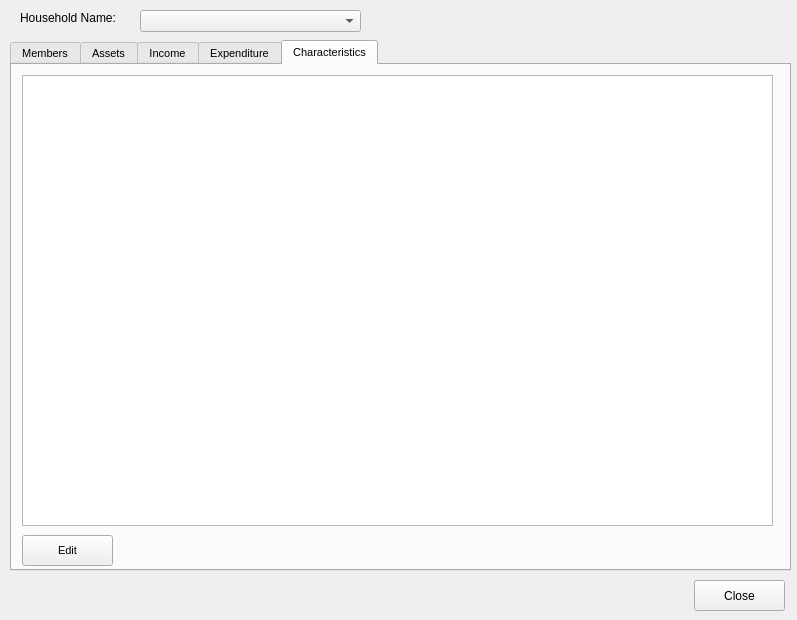
<?xml version="1.0" encoding="UTF-8"?>
<ui version="4.0">
 <class>HouseholdData</class>
 <widget class="QWidget" name="HouseholdData">
  <property name="geometry">
   <rect>
    <x>0</x>
    <y>0</y>
    <width>797</width>
    <height>620</height>
   </rect>
  </property>
  <property name="minimumSize">
   <size>
    <width>797</width>
    <height>620</height>
   </size>
  </property>
  <property name="windowTitle">
   <string>Household Data</string>
  </property>
  <widget class="QTabWidget" name="tabHouseHold">
   <property name="geometry">
    <rect>
     <x>10</x>
     <y>40</y>
     <width>781</width>
     <height>531</height>
    </rect>
   </property>
   <property name="font">
    <font>
     <pointsize>8</pointsize>
    </font>
   </property>
   <property name="currentIndex">
    <number>4</number>
   </property>
   <widget class="QWidget" name="tabHouseHoldMembers">
    <attribute name="title">
     <string>Members</string>
    </attribute>
    <widget class="QTableView" name="tblMembers">
     <property name="geometry">
      <rect>
       <x>10</x>
       <y>30</y>
       <width>371</width>
       <height>431</height>
      </rect>
     </property>
     <property name="alternatingRowColors">
      <bool>true</bool>
     </property>
     <property name="sortingEnabled">
      <bool>true</bool>
     </property>
    </widget>
    <widget class="QPushButton" name="cmdAddMember">
     <property name="geometry">
      <rect>
       <x>10</x>
       <y>470</y>
       <width>91</width>
       <height>31</height>
      </rect>
     </property>
     <property name="text">
      <string>Add</string>
     </property>
    </widget>
    <widget class="QPushButton" name="cmdEditMember">
     <property name="geometry">
      <rect>
       <x>110</x>
       <y>470</y>
       <width>91</width>
       <height>31</height>
      </rect>
     </property>
     <property name="text">
      <string>Edit</string>
     </property>
    </widget>
    <widget class="QPushButton" name="cmdDelMember">
     <property name="geometry">
      <rect>
       <x>210</x>
       <y>470</y>
       <width>91</width>
       <height>31</height>
      </rect>
     </property>
     <property name="text">
      <string>Delete</string>
     </property>
    </widget>
    <widget class="QTableView" name="tblPersonalCharacteristics">
     <property name="geometry">
      <rect>
       <x>390</x>
       <y>30</y>
       <width>371</width>
       <height>431</height>
      </rect>
     </property>
     <property name="alternatingRowColors">
      <bool>true</bool>
     </property>
     <property name="sortingEnabled">
      <bool>true</bool>
     </property>
    </widget>
    <widget class="QPushButton" name="cmdEditPersonalCharacteristic">
     <property name="geometry">
      <rect>
       <x>390</x>
       <y>470</y>
       <width>141</width>
       <height>31</height>
      </rect>
     </property>
     <property name="text">
      <string>Edit Characteristic</string>
     </property>
    </widget>
    <widget class="QLabel" name="label_8">
     <property name="geometry">
      <rect>
       <x>20</x>
       <y>10</y>
       <width>111</width>
       <height>16</height>
      </rect>
     </property>
     <property name="text">
      <string>Household Members</string>
     </property>
    </widget>
    <widget class="QLabel" name="lblPersonalCharacteristicsHeader">
     <property name="geometry">
      <rect>
       <x>400</x>
       <y>10</y>
       <width>231</width>
       <height>16</height>
      </rect>
     </property>
     <property name="text">
      <string>Personal Characteristics:</string>
     </property>
    </widget>
   </widget>
   <widget class="QWidget" name="tabHouseholdAssets">
    <attribute name="title">
     <string>Assets</string>
    </attribute>
    <widget class="QTableView" name="tblAssets">
     <property name="geometry">
      <rect>
       <x>10</x>
       <y>10</y>
       <width>751</width>
       <height>451</height>
      </rect>
     </property>
     <property name="alternatingRowColors">
      <bool>true</bool>
     </property>
     <property name="sortingEnabled">
      <bool>true</bool>
     </property>
    </widget>
    <widget class="QPushButton" name="cmdAddAsset">
     <property name="geometry">
      <rect>
       <x>10</x>
       <y>470</y>
       <width>91</width>
       <height>31</height>
      </rect>
     </property>
     <property name="text">
      <string>Add</string>
     </property>
    </widget>
    <widget class="QPushButton" name="cmdEditAsset">
     <property name="geometry">
      <rect>
       <x>110</x>
       <y>470</y>
       <width>91</width>
       <height>31</height>
      </rect>
     </property>
     <property name="text">
      <string>Edit</string>
     </property>
    </widget>
    <widget class="QPushButton" name="cmdDelAsset">
     <property name="geometry">
      <rect>
       <x>210</x>
       <y>470</y>
       <width>91</width>
       <height>31</height>
      </rect>
     </property>
     <property name="text">
      <string>Delete</string>
     </property>
    </widget>
   </widget>
   <widget class="QWidget" name="tabHouseholdIncome">
    <attribute name="title">
     <string>Income</string>
    </attribute>
    <widget class="QTabWidget" name="tabWidget">
     <property name="geometry">
      <rect>
       <x>10</x>
       <y>10</y>
       <width>751</width>
       <height>491</height>
      </rect>
     </property>
     <property name="tabPosition">
      <enum>QTabWidget::West</enum>
     </property>
     <property name="currentIndex">
      <number>5</number>
     </property>
     <widget class="QWidget" name="tab">
      <attribute name="title">
       <string>Crops</string>
      </attribute>
      <widget class="QPushButton" name="cmdAddCrop">
       <property name="geometry">
        <rect>
         <x>20</x>
         <y>450</y>
         <width>91</width>
         <height>31</height>
        </rect>
       </property>
       <property name="text">
        <string>Add</string>
       </property>
      </widget>
      <widget class="QPushButton" name="cmdEditCrop">
       <property name="geometry">
        <rect>
         <x>120</x>
         <y>450</y>
         <width>91</width>
         <height>31</height>
        </rect>
       </property>
       <property name="text">
        <string>Edit</string>
       </property>
      </widget>
      <widget class="QPushButton" name="cmdDelCrop">
       <property name="geometry">
        <rect>
         <x>220</x>
         <y>450</y>
         <width>91</width>
         <height>31</height>
        </rect>
       </property>
       <property name="text">
        <string>Delete</string>
       </property>
      </widget>
      <widget class="QTableView" name="tblCropIncome">
       <property name="geometry">
        <rect>
         <x>10</x>
         <y>40</y>
         <width>701</width>
         <height>401</height>
        </rect>
       </property>
       <property name="alternatingRowColors">
        <bool>true</bool>
       </property>
       <property name="sortingEnabled">
        <bool>true</bool>
       </property>
      </widget>
      <widget class="QLabel" name="label_2">
       <property name="geometry">
        <rect>
         <x>20</x>
         <y>10</y>
         <width>161</width>
         <height>21</height>
        </rect>
       </property>
       <property name="font">
        <font>
         <weight>75</weight>
         <bold>true</bold>
        </font>
       </property>
       <property name="text">
        <string>Crops</string>
       </property>
      </widget>
     </widget>
     <widget class="QWidget" name="tab_2">
      <attribute name="title">
       <string>Livestock</string>
      </attribute>
      <widget class="QTableView" name="tblLivestockIncome">
       <property name="geometry">
        <rect>
         <x>10</x>
         <y>40</y>
         <width>701</width>
         <height>401</height>
        </rect>
       </property>
       <property name="alternatingRowColors">
        <bool>true</bool>
       </property>
       <property name="sortingEnabled">
        <bool>true</bool>
       </property>
      </widget>
      <widget class="QLabel" name="label_3">
       <property name="geometry">
        <rect>
         <x>20</x>
         <y>10</y>
         <width>121</width>
         <height>21</height>
        </rect>
       </property>
       <property name="font">
        <font>
         <weight>75</weight>
         <bold>true</bold>
        </font>
       </property>
       <property name="text">
        <string>Livestock</string>
       </property>
      </widget>
      <widget class="QPushButton" name="cmdEditLivestock">
       <property name="geometry">
        <rect>
         <x>120</x>
         <y>450</y>
         <width>91</width>
         <height>31</height>
        </rect>
       </property>
       <property name="text">
        <string>Edit</string>
       </property>
      </widget>
      <widget class="QPushButton" name="cmdDelLivestock">
       <property name="geometry">
        <rect>
         <x>220</x>
         <y>450</y>
         <width>91</width>
         <height>31</height>
        </rect>
       </property>
       <property name="text">
        <string>Delete</string>
       </property>
      </widget>
      <widget class="QPushButton" name="cmdAddLivestock">
       <property name="geometry">
        <rect>
         <x>20</x>
         <y>450</y>
         <width>91</width>
         <height>31</height>
        </rect>
       </property>
       <property name="text">
        <string>Add</string>
       </property>
      </widget>
     </widget>
     <widget class="QWidget" name="tab_3">
      <attribute name="title">
       <string>Employment</string>
      </attribute>
      <widget class="QLabel" name="label_4">
       <property name="geometry">
        <rect>
         <x>20</x>
         <y>10</y>
         <width>121</width>
         <height>21</height>
        </rect>
       </property>
       <property name="font">
        <font>
         <weight>75</weight>
         <bold>true</bold>
        </font>
       </property>
       <property name="text">
        <string>Employment</string>
       </property>
      </widget>
      <widget class="QTableView" name="tblEmploymentIncome">
       <property name="geometry">
        <rect>
         <x>10</x>
         <y>40</y>
         <width>701</width>
         <height>401</height>
        </rect>
       </property>
       <property name="alternatingRowColors">
        <bool>true</bool>
       </property>
       <property name="sortingEnabled">
        <bool>true</bool>
       </property>
      </widget>
      <widget class="QPushButton" name="cmdEditEmployment">
       <property name="geometry">
        <rect>
         <x>120</x>
         <y>450</y>
         <width>91</width>
         <height>31</height>
        </rect>
       </property>
       <property name="text">
        <string>Edit</string>
       </property>
      </widget>
      <widget class="QPushButton" name="cmdDelEmployment">
       <property name="geometry">
        <rect>
         <x>220</x>
         <y>450</y>
         <width>91</width>
         <height>31</height>
        </rect>
       </property>
       <property name="text">
        <string>Delete</string>
       </property>
      </widget>
      <widget class="QPushButton" name="cmdAddEmployment">
       <property name="geometry">
        <rect>
         <x>20</x>
         <y>450</y>
         <width>91</width>
         <height>31</height>
        </rect>
       </property>
       <property name="text">
        <string>Add</string>
       </property>
      </widget>
     </widget>
     <widget class="QWidget" name="tab_4">
      <attribute name="title">
       <string>Wildfoods</string>
      </attribute>
      <widget class="QLabel" name="label_5">
       <property name="geometry">
        <rect>
         <x>20</x>
         <y>10</y>
         <width>151</width>
         <height>21</height>
        </rect>
       </property>
       <property name="font">
        <font>
         <weight>75</weight>
         <bold>true</bold>
        </font>
       </property>
       <property name="text">
        <string>Wildfoods and Hunting</string>
       </property>
      </widget>
      <widget class="QTableView" name="tblWildfoodsIncome">
       <property name="geometry">
        <rect>
         <x>10</x>
         <y>40</y>
         <width>701</width>
         <height>401</height>
        </rect>
       </property>
       <property name="alternatingRowColors">
        <bool>true</bool>
       </property>
       <property name="sortingEnabled">
        <bool>true</bool>
       </property>
      </widget>
      <widget class="QPushButton" name="cmdEditWildfoods">
       <property name="geometry">
        <rect>
         <x>120</x>
         <y>450</y>
         <width>91</width>
         <height>31</height>
        </rect>
       </property>
       <property name="text">
        <string>Edit</string>
       </property>
      </widget>
      <widget class="QPushButton" name="cmdDelWildfoods">
       <property name="geometry">
        <rect>
         <x>220</x>
         <y>450</y>
         <width>91</width>
         <height>31</height>
        </rect>
       </property>
       <property name="text">
        <string>Delete</string>
       </property>
      </widget>
      <widget class="QPushButton" name="cmdAddWildfoods">
       <property name="geometry">
        <rect>
         <x>20</x>
         <y>450</y>
         <width>91</width>
         <height>31</height>
        </rect>
       </property>
       <property name="text">
        <string>Add</string>
       </property>
      </widget>
     </widget>
     <widget class="QWidget" name="tab_5">
      <attribute name="title">
       <string>Transfers</string>
      </attribute>
      <widget class="QLabel" name="label_6">
       <property name="geometry">
        <rect>
         <x>20</x>
         <y>10</y>
         <width>121</width>
         <height>21</height>
        </rect>
       </property>
       <property name="font">
        <font>
         <weight>75</weight>
         <bold>true</bold>
        </font>
       </property>
       <property name="text">
        <string>Transfers</string>
       </property>
      </widget>
      <widget class="QTableView" name="tblGiftsIncome">
       <property name="geometry">
        <rect>
         <x>10</x>
         <y>40</y>
         <width>701</width>
         <height>401</height>
        </rect>
       </property>
       <property name="alternatingRowColors">
        <bool>true</bool>
       </property>
       <property name="sortingEnabled">
        <bool>true</bool>
       </property>
      </widget>
      <widget class="QPushButton" name="cmdEditGifts">
       <property name="geometry">
        <rect>
         <x>120</x>
         <y>450</y>
         <width>91</width>
         <height>31</height>
        </rect>
       </property>
       <property name="text">
        <string>Edit</string>
       </property>
      </widget>
      <widget class="QPushButton" name="cmdDelGifts">
       <property name="geometry">
        <rect>
         <x>220</x>
         <y>450</y>
         <width>91</width>
         <height>31</height>
        </rect>
       </property>
       <property name="text">
        <string>Delete</string>
       </property>
      </widget>
      <widget class="QPushButton" name="cmdAddGifts">
       <property name="geometry">
        <rect>
         <x>20</x>
         <y>450</y>
         <width>91</width>
         <height>31</height>
        </rect>
       </property>
       <property name="text">
        <string>Add</string>
       </property>
      </widget>
     </widget>
     <widget class="QWidget" name="tab_6">
      <attribute name="title">
       <string>Transfers From Orgs</string>
      </attribute>
      <widget class="QLabel" name="label_7">
       <property name="geometry">
        <rect>
         <x>20</x>
         <y>10</y>
         <width>221</width>
         <height>21</height>
        </rect>
       </property>
       <property name="font">
        <font>
         <weight>75</weight>
         <bold>true</bold>
        </font>
       </property>
       <property name="text">
        <string>Transfers from Organisations</string>
       </property>
      </widget>
      <widget class="QTableView" name="tblTransferIncome">
       <property name="geometry">
        <rect>
         <x>10</x>
         <y>40</y>
         <width>701</width>
         <height>401</height>
        </rect>
       </property>
       <property name="alternatingRowColors">
        <bool>true</bool>
       </property>
       <property name="sortingEnabled">
        <bool>true</bool>
       </property>
      </widget>
      <widget class="QPushButton" name="cmdEditTransfer">
       <property name="geometry">
        <rect>
         <x>120</x>
         <y>450</y>
         <width>91</width>
         <height>31</height>
        </rect>
       </property>
       <property name="text">
        <string>Edit</string>
       </property>
      </widget>
      <widget class="QPushButton" name="cmdDelTransfer">
       <property name="geometry">
        <rect>
         <x>220</x>
         <y>450</y>
         <width>91</width>
         <height>31</height>
        </rect>
       </property>
       <property name="text">
        <string>Delete</string>
       </property>
      </widget>
      <widget class="QPushButton" name="cmdAddTransfer">
       <property name="geometry">
        <rect>
         <x>20</x>
         <y>450</y>
         <width>91</width>
         <height>31</height>
        </rect>
       </property>
       <property name="text">
        <string>Add</string>
       </property>
      </widget>
     </widget>
    </widget>
   </widget>
   <widget class="QWidget" name="tabHouseholdExpenditure">
    <attribute name="title">
     <string>Expenditure</string>
    </attribute>
    <widget class="QTableView" name="tblExpenditure">
     <property name="geometry">
      <rect>
       <x>10</x>
       <y>10</y>
       <width>751</width>
       <height>451</height>
      </rect>
     </property>
     <property name="alternatingRowColors">
      <bool>true</bool>
     </property>
     <property name="sortingEnabled">
      <bool>true</bool>
     </property>
    </widget>
    <widget class="QPushButton" name="cmdAddExpenditure">
     <property name="geometry">
      <rect>
       <x>10</x>
       <y>470</y>
       <width>91</width>
       <height>31</height>
      </rect>
     </property>
     <property name="text">
      <string>Add</string>
     </property>
    </widget>
    <widget class="QPushButton" name="cmdEditExpenditure">
     <property name="geometry">
      <rect>
       <x>110</x>
       <y>470</y>
       <width>91</width>
       <height>31</height>
      </rect>
     </property>
     <property name="text">
      <string>Edit</string>
     </property>
    </widget>
    <widget class="QPushButton" name="cmdDelExpenditure">
     <property name="geometry">
      <rect>
       <x>210</x>
       <y>470</y>
       <width>91</width>
       <height>31</height>
      </rect>
     </property>
     <property name="text">
      <string>Delete</string>
     </property>
    </widget>
   </widget>
   <widget class="QWidget" name="tabHouseholdCharacteristics">
    <attribute name="title">
     <string>Characteristics</string>
    </attribute>
    <widget class="QTableView" name="tblCharacteristics">
     <property name="geometry">
      <rect>
       <x>10</x>
       <y>10</y>
       <width>751</width>
       <height>451</height>
      </rect>
     </property>
     <property name="alternatingRowColors">
      <bool>true</bool>
     </property>
     <property name="sortingEnabled">
      <bool>true</bool>
     </property>
    </widget>
    <widget class="QPushButton" name="cmdEditCharacteristic">
     <property name="geometry">
      <rect>
       <x>10</x>
       <y>470</y>
       <width>91</width>
       <height>31</height>
      </rect>
     </property>
     <property name="text">
      <string>Edit</string>
     </property>
    </widget>
   </widget>
  </widget>
  <widget class="QPushButton" name="cmdClose">
   <property name="geometry">
    <rect>
     <x>694</x>
     <y>580</y>
     <width>91</width>
     <height>31</height>
    </rect>
   </property>
   <property name="text">
    <string>Close</string>
   </property>
  </widget>
  <widget class="QComboBox" name="cboHouseholdNumber">
   <property name="geometry">
    <rect>
     <x>140</x>
     <y>10</y>
     <width>221</width>
     <height>22</height>
    </rect>
   </property>
  </widget>
  <widget class="QLabel" name="label">
   <property name="geometry">
    <rect>
     <x>20</x>
     <y>10</y>
     <width>111</width>
     <height>16</height>
    </rect>
   </property>
   <property name="text">
    <string>Household Name:</string>
   </property>
   <property name="buddy">
    <cstring>cboHouseholdNumber</cstring>
   </property>
  </widget>
 </widget>
 <resources/>
 <connections>
  <connection>
   <sender>cmdClose</sender>
   <signal>clicked()</signal>
   <receiver>HouseholdData</receiver>
   <slot>mdiClose()</slot>
   <hints>
    <hint type="sourcelabel">
     <x>737</x>
     <y>586</y>
    </hint>
    <hint type="destinationlabel">
     <x>545</x>
     <y>591</y>
    </hint>
   </hints>
  </connection>
  <connection>
   <sender>cmdAddMember</sender>
   <signal>clicked()</signal>
   <receiver>HouseholdData</receiver>
   <slot>addHouseholdMember()</slot>
   <hints>
    <hint type="sourcelabel">
     <x>85</x>
     <y>564</y>
    </hint>
    <hint type="destinationlabel">
     <x>98</x>
     <y>589</y>
    </hint>
   </hints>
  </connection>
  <connection>
   <sender>cmdEditMember</sender>
   <signal>clicked()</signal>
   <receiver>HouseholdData</receiver>
   <slot>editHouseholdMember()</slot>
   <hints>
    <hint type="sourcelabel">
     <x>193</x>
     <y>544</y>
    </hint>
    <hint type="destinationlabel">
     <x>323</x>
     <y>587</y>
    </hint>
   </hints>
  </connection>
  <connection>
   <sender>cmdDelMember</sender>
   <signal>clicked()</signal>
   <receiver>HouseholdData</receiver>
   <slot>delHouseholdMembers()</slot>
   <hints>
    <hint type="sourcelabel">
     <x>261</x>
     <y>552</y>
    </hint>
    <hint type="destinationlabel">
     <x>391</x>
     <y>597</y>
    </hint>
   </hints>
  </connection>
  <connection>
   <sender>cmdEditPersonalCharacteristic</sender>
   <signal>clicked()</signal>
   <receiver>HouseholdData</receiver>
   <slot>editPersonalCharacteristic()</slot>
   <hints>
    <hint type="sourcelabel">
     <x>503</x>
     <y>547</y>
    </hint>
    <hint type="destinationlabel">
     <x>614</x>
     <y>581</y>
    </hint>
   </hints>
  </connection>
  <connection>
   <sender>cmdAddAsset</sender>
   <signal>clicked()</signal>
   <receiver>HouseholdData</receiver>
   <slot>addHouseholdAsset()</slot>
   <hints>
    <hint type="sourcelabel">
     <x>61</x>
     <y>561</y>
    </hint>
    <hint type="destinationlabel">
     <x>76</x>
     <y>587</y>
    </hint>
   </hints>
  </connection>
  <connection>
   <sender>cmdEditAsset</sender>
   <signal>clicked()</signal>
   <receiver>HouseholdData</receiver>
   <slot>editHouseholdAsset()</slot>
   <hints>
    <hint type="sourcelabel">
     <x>192</x>
     <y>560</y>
    </hint>
    <hint type="destinationlabel">
     <x>302</x>
     <y>592</y>
    </hint>
   </hints>
  </connection>
  <connection>
   <sender>cmdDelAsset</sender>
   <signal>clicked()</signal>
   <receiver>HouseholdData</receiver>
   <slot>delHouseholdAssets()</slot>
   <hints>
    <hint type="sourcelabel">
     <x>291</x>
     <y>561</y>
    </hint>
    <hint type="destinationlabel">
     <x>294</x>
     <y>579</y>
    </hint>
   </hints>
  </connection>
  <connection>
   <sender>cmdAddCrop</sender>
   <signal>clicked()</signal>
   <receiver>HouseholdData</receiver>
   <slot>addHouseholdCropIncome()</slot>
   <hints>
    <hint type="sourcelabel">
     <x>132</x>
     <y>557</y>
    </hint>
    <hint type="destinationlabel">
     <x>176</x>
     <y>573</y>
    </hint>
   </hints>
  </connection>
  <connection>
   <sender>cmdEditCrop</sender>
   <signal>clicked()</signal>
   <receiver>HouseholdData</receiver>
   <slot>editHouseholdCropIncome()</slot>
   <hints>
    <hint type="sourcelabel">
     <x>205</x>
     <y>546</y>
    </hint>
    <hint type="destinationlabel">
     <x>82</x>
     <y>614</y>
    </hint>
   </hints>
  </connection>
  <connection>
   <sender>cmdDelCrop</sender>
   <signal>clicked()</signal>
   <receiver>HouseholdData</receiver>
   <slot>delHouseholdCropIncome()</slot>
   <hints>
    <hint type="sourcelabel">
     <x>315</x>
     <y>557</y>
    </hint>
    <hint type="destinationlabel">
     <x>274</x>
     <y>601</y>
    </hint>
   </hints>
  </connection>
  <connection>
   <sender>cmdAddLivestock</sender>
   <signal>clicked()</signal>
   <receiver>HouseholdData</receiver>
   <slot>addHouseholdLivestockIncome()</slot>
   <hints>
    <hint type="sourcelabel">
     <x>132</x>
     <y>557</y>
    </hint>
    <hint type="destinationlabel">
     <x>44</x>
     <y>579</y>
    </hint>
   </hints>
  </connection>
  <connection>
   <sender>cmdEditLivestock</sender>
   <signal>clicked()</signal>
   <receiver>HouseholdData</receiver>
   <slot>editHouseholdLivestockIncome()</slot>
   <hints>
    <hint type="sourcelabel">
     <x>204</x>
     <y>539</y>
    </hint>
    <hint type="destinationlabel">
     <x>14</x>
     <y>594</y>
    </hint>
   </hints>
  </connection>
  <connection>
   <sender>cmdDelLivestock</sender>
   <signal>clicked()</signal>
   <receiver>HouseholdData</receiver>
   <slot>delHouseholdLivestockIncome()</slot>
   <hints>
    <hint type="sourcelabel">
     <x>313</x>
     <y>549</y>
    </hint>
    <hint type="destinationlabel">
     <x>63</x>
     <y>601</y>
    </hint>
   </hints>
  </connection>
  <connection>
   <sender>cmdAddEmployment</sender>
   <signal>clicked()</signal>
   <receiver>HouseholdData</receiver>
   <slot>addHouseholdEmploymentIncome()</slot>
   <hints>
    <hint type="sourcelabel">
     <x>107</x>
     <y>549</y>
    </hint>
    <hint type="destinationlabel">
     <x>7</x>
     <y>529</y>
    </hint>
   </hints>
  </connection>
  <connection>
   <sender>cmdEditEmployment</sender>
   <signal>clicked()</signal>
   <receiver>HouseholdData</receiver>
   <slot>editHouseholdEmploymentIncome()</slot>
   <hints>
    <hint type="sourcelabel">
     <x>185</x>
     <y>557</y>
    </hint>
    <hint type="destinationlabel">
     <x>6</x>
     <y>555</y>
    </hint>
   </hints>
  </connection>
  <connection>
   <sender>cmdDelEmployment</sender>
   <signal>clicked()</signal>
   <receiver>HouseholdData</receiver>
   <slot>delHouseholdEmploymentIncome()</slot>
   <hints>
    <hint type="sourcelabel">
     <x>304</x>
     <y>542</y>
    </hint>
    <hint type="destinationlabel">
     <x>1</x>
     <y>495</y>
    </hint>
   </hints>
  </connection>
  <connection>
   <sender>cmdAddWildfoods</sender>
   <signal>clicked()</signal>
   <receiver>HouseholdData</receiver>
   <slot>addHouseholdWildfoodsIncome()</slot>
   <hints>
    <hint type="sourcelabel">
     <x>105</x>
     <y>544</y>
    </hint>
    <hint type="destinationlabel">
     <x>6</x>
     <y>475</y>
    </hint>
   </hints>
  </connection>
  <connection>
   <sender>cmdEditWildfoods</sender>
   <signal>clicked()</signal>
   <receiver>HouseholdData</receiver>
   <slot>editHouseholdWildfoodsIncome()</slot>
   <hints>
    <hint type="sourcelabel">
     <x>206</x>
     <y>545</y>
    </hint>
    <hint type="destinationlabel">
     <x>6</x>
     <y>438</y>
    </hint>
   </hints>
  </connection>
  <connection>
   <sender>cmdDelWildfoods</sender>
   <signal>clicked()</signal>
   <receiver>HouseholdData</receiver>
   <slot>editHouseholdWildfoodsIncome()</slot>
   <hints>
    <hint type="sourcelabel">
     <x>325</x>
     <y>540</y>
    </hint>
    <hint type="destinationlabel">
     <x>4</x>
     <y>414</y>
    </hint>
   </hints>
  </connection>
  <connection>
   <sender>cmdAddGifts</sender>
   <signal>clicked()</signal>
   <receiver>HouseholdData</receiver>
   <slot>addHouseholdTransferIncome()</slot>
   <hints>
    <hint type="sourcelabel">
     <x>109</x>
     <y>546</y>
    </hint>
    <hint type="destinationlabel">
     <x>7</x>
     <y>464</y>
    </hint>
   </hints>
  </connection>
  <connection>
   <sender>cmdEditGifts</sender>
   <signal>clicked()</signal>
   <receiver>HouseholdData</receiver>
   <slot>editHouseholdTransferIncome()</slot>
   <hints>
    <hint type="sourcelabel">
     <x>213</x>
     <y>531</y>
    </hint>
    <hint type="destinationlabel">
     <x>5</x>
     <y>407</y>
    </hint>
   </hints>
  </connection>
  <connection>
   <sender>cmdDelGifts</sender>
   <signal>clicked()</signal>
   <receiver>HouseholdData</receiver>
   <slot>delHouseholdTransferIncome()</slot>
   <hints>
    <hint type="sourcelabel">
     <x>310</x>
     <y>540</y>
    </hint>
    <hint type="destinationlabel">
     <x>4</x>
     <y>372</y>
    </hint>
   </hints>
  </connection>
  <connection>
   <sender>cmdAddTransfer</sender>
   <signal>clicked()</signal>
   <receiver>HouseholdData</receiver>
   <slot>addHouseholdTransferIncome()</slot>
   <hints>
    <hint type="sourcelabel">
     <x>102</x>
     <y>548</y>
    </hint>
    <hint type="destinationlabel">
     <x>8</x>
     <y>355</y>
    </hint>
   </hints>
  </connection>
  <connection>
   <sender>cmdEditTransfer</sender>
   <signal>clicked()</signal>
   <receiver>HouseholdData</receiver>
   <slot>editHouseholdTransferIncome()</slot>
   <hints>
    <hint type="sourcelabel">
     <x>220</x>
     <y>534</y>
    </hint>
    <hint type="destinationlabel">
     <x>3</x>
     <y>310</y>
    </hint>
   </hints>
  </connection>
  <connection>
   <sender>cmdDelTransfer</sender>
   <signal>clicked()</signal>
   <receiver>HouseholdData</receiver>
   <slot>delHouseholdTransferIncome()</slot>
   <hints>
    <hint type="sourcelabel">
     <x>302</x>
     <y>539</y>
    </hint>
    <hint type="destinationlabel">
     <x>6</x>
     <y>256</y>
    </hint>
   </hints>
  </connection>
  <connection>
   <sender>cmdAddExpenditure</sender>
   <signal>clicked()</signal>
   <receiver>HouseholdData</receiver>
   <slot>addHouseholdExpenditure()</slot>
   <hints>
    <hint type="sourcelabel">
     <x>77</x>
     <y>557</y>
    </hint>
    <hint type="destinationlabel">
     <x>9</x>
     <y>295</y>
    </hint>
   </hints>
  </connection>
  <connection>
   <sender>cmdEditExpenditure</sender>
   <signal>clicked()</signal>
   <receiver>HouseholdData</receiver>
   <slot>editHouseholdExpenditure()</slot>
   <hints>
    <hint type="sourcelabel">
     <x>175</x>
     <y>548</y>
    </hint>
    <hint type="destinationlabel">
     <x>8</x>
     <y>248</y>
    </hint>
   </hints>
  </connection>
  <connection>
   <sender>cmdDelExpenditure</sender>
   <signal>clicked()</signal>
   <receiver>HouseholdData</receiver>
   <slot>delHouseholdExpenses()</slot>
   <hints>
    <hint type="sourcelabel">
     <x>275</x>
     <y>548</y>
    </hint>
    <hint type="destinationlabel">
     <x>8</x>
     <y>216</y>
    </hint>
   </hints>
  </connection>
  <connection>
   <sender>cmdEditCharacteristic</sender>
   <signal>clicked()</signal>
   <receiver>HouseholdData</receiver>
   <slot>editCharacteristic()</slot>
   <hints>
    <hint type="sourcelabel">
     <x>82</x>
     <y>547</y>
    </hint>
    <hint type="destinationlabel">
     <x>5</x>
     <y>146</y>
    </hint>
   </hints>
  </connection>
  <connection>
   <sender>tblMembers</sender>
   <signal>clicked(QModelIndex)</signal>
   <receiver>HouseholdData</receiver>
   <slot>showMemberPersonalCharacteristics()</slot>
   <hints>
    <hint type="sourcelabel">
     <x>231</x>
     <y>214</y>
    </hint>
    <hint type="destinationlabel">
     <x>440</x>
     <y>21</y>
    </hint>
   </hints>
  </connection>
  <connection>
   <sender>cboHouseholdNumber</sender>
   <signal>currentIndexChanged(int)</signal>
   <receiver>HouseholdData</receiver>
   <slot>displayHouseholdData()</slot>
   <hints>
    <hint type="sourcelabel">
     <x>314</x>
     <y>21</y>
    </hint>
    <hint type="destinationlabel">
     <x>398</x>
     <y>31</y>
    </hint>
   </hints>
  </connection>
 </connections>
 <slots>
  <slot>addHouseholdMember()</slot>
  <slot>editHouseholdMember()</slot>
  <slot>delHouseholdMembers()</slot>
  <slot>editPersonalCharacteristic()</slot>
  <slot>showMemberPersonalCharacteristics()</slot>
  <slot>editCharacteristic()</slot>
  <slot>displayHouseholdData()</slot>
  <slot>addHouseholdAsset()</slot>
  <slot>editHouseholdAsset()</slot>
  <slot>delHouseholdAssets()</slot>
  <slot>addHouseholdExpenditure()</slot>
  <slot>editHouseholdExpenditure()</slot>
  <slot>delHouseholdExpenses()</slot>
  <slot>addHouseholdCropIncome()</slot>
  <slot>editHouseholdCropIncome()</slot>
  <slot>delHouseholdCropIncome()</slot>
  <slot>addHouseholdLivestockIncome()</slot>
  <slot>editHouseholdLivestockIncome()</slot>
  <slot>delHouseholdLivestockIncome()</slot>
  <slot>addHouseholdWildfoodsIncome()</slot>
  <slot>editHouseholdWildfoodsIncome()</slot>
  <slot>delHouseholdWildfoodsIncome()</slot>
  <slot>addHouseholdGiftsIncome()</slot>
  <slot>editHouseholdGiftsIncome()</slot>
  <slot>delHouseholdGiftsIncome()</slot>
  <slot>addHouseholdTransferIncome()</slot>
  <slot>editHouseholdTransferIncome()</slot>
  <slot>delHouseholdTransferIncome()</slot>
  <slot>addHouseholdEmploymentIncome()</slot>
  <slot>editHouseholdEmploymentIncome()</slot>
  <slot>delHouseholdEmploymentIncome()</slot>
  <slot>mdiClose()</slot>
 </slots>
</ui>
